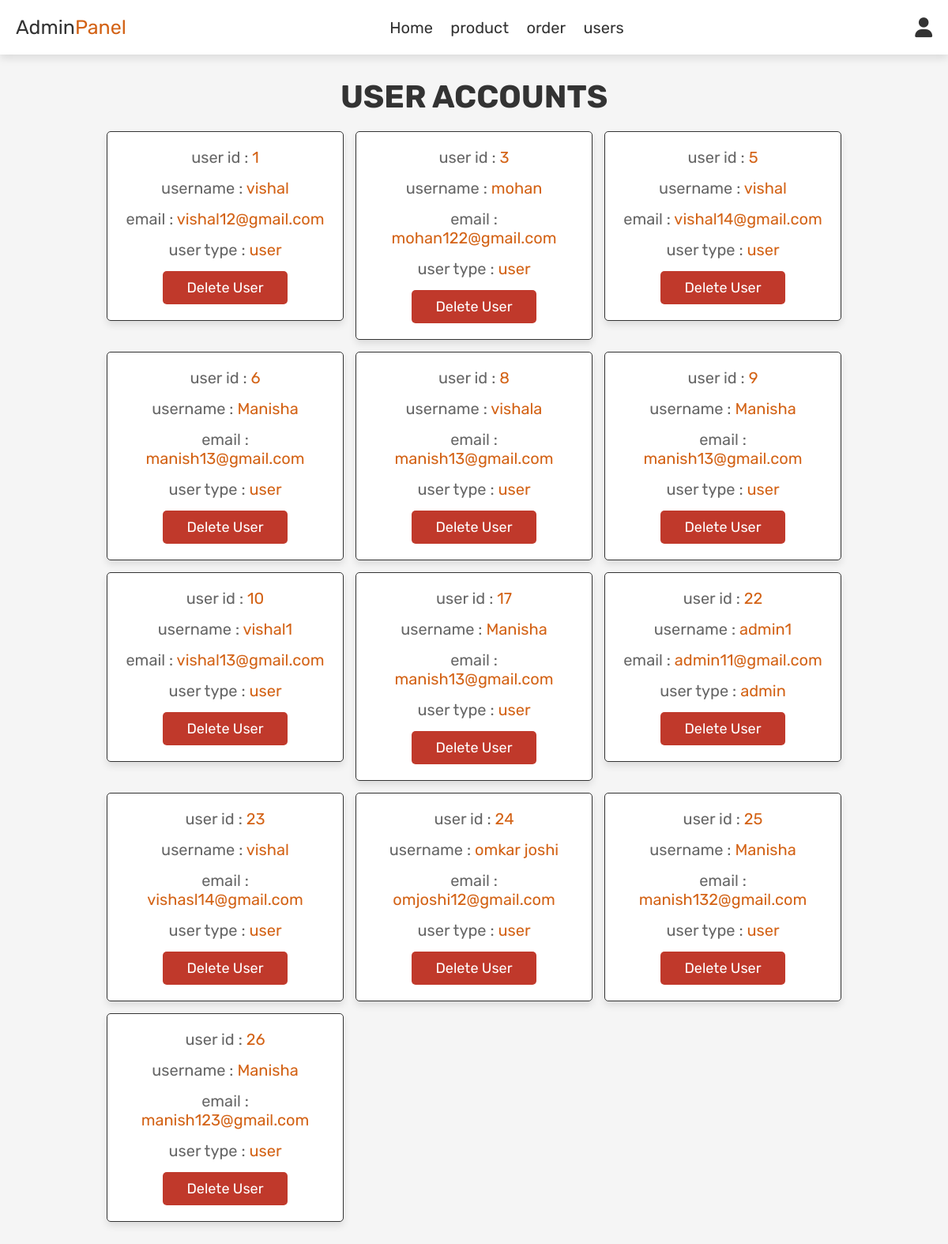
The app's page /admin_users.php (signed in) with its own data.
### tables this page shows
CREATE TABLE `work` (
  `id` int(100) NOT NULL,
  `name` varchar(255) NOT NULL,
  `email` varchar(255) NOT NULL,
  `password` varchar(255) NOT NULL,
  `user_type` varchar(20) NOT NULL DEFAULT 'user'
);

### admin_users.php (the view, shortened to what this page needs)
<?php
include 'config.php';
?>
<!DOCTYPE html>
<html lang="en">
<head>
   <link rel="stylesheet" href="https://cdnjs.cloudflare.com/ajax/libs/font-awesome/6.0.0/css/all.min.css">
   <link rel="stylesheet" href="css/admi_style.css">
</head>
<body>
<?php include 'admin_header.php'; ?>
<section class="users">
   <h1 class="title"> user accounts </h1>
   <div class="box-container">
      <?php
         $select_users = mysqli_query($conn, "SELECT * FROM `work`") or die('query failed');
         while($fetch_users = mysqli_fetch_assoc($select_users)){
      ?>
      <div class="box">
         <p> user id : <span><?php echo $fetch_users['id']; ?></span> </p>
         <p> username : <span><?php echo $fetch_users['name']; ?></span> </p>
         <p> email : <span><?php echo $fetch_users['email']; ?></span> </p>
         <p> user type : <span style="color:<?php if($fetch_users['user_type'] == 'admin'){ echo 'var(--orange)'; } ?>"><?php echo $fetch_users['user_type']; ?></span> </p>
         <a href="admin_users.php?delete=<?php echo $fetch_users['id']; ?>" onclick="return confirm('delete this user?');" class="delete-btn">delete user</a>
      </div>
      <?php
         };
      ?>
   </div>
</section>
</body>
</html>

### css/admi_style.css (style rules this page uses)
:root { --orange:#D36215; --red:#c0392b; --black:#333; --white:#fff; --light-color:#666; --light-white:#ccc; --light-bg:#f5f5f5; --border:.1rem solid var(--black); --box-shadow:0 .5rem 1rem rgba(0,0,0,.1); }
* { font-family: 'Rubik', sans-serif; margin:0; padding:0; box-sizing: border-box; outline: none; border:none; text-decoration: none; transition:all .2s linear; }
html { font-size: 62.5%; overflow-x: hidden; }
body { background-color: var(--light-bg); }
section { padding:3rem 2rem; }
.title { text-align: center; margin-bottom: 2rem; text-transform: uppercase; color:var(--black); font-size: 4rem; }
.btn, .option-btn, .delete-btn, .white-btn { display: inline-block; margin-top: 1rem; padding:1rem 3rem; cursor: pointer; color:var(--white); font-size: 1.8rem; border-radius: .5rem; text-transform: capitalize; }
.delete-btn { background-color: var(--red); }
.users .box-container { display: grid; grid-template-columns: repeat(auto-fit, 30rem); justify-content: center; gap:1.5rem; max-width: 1200px; margin:0 auto; align-items: flex-start; }
.users .box-container .box { background-color: var(--white); padding:2rem; border:var(--border); box-shadow: var(--box-shadow); border-radius: .5rem; text-align: center; }
.users .box-container .box p { padding-bottom: 1.5rem; font-size: 2rem; color:var(--light-color); }
.users .box-container .box p span { color:var(--orange); }
.users .box-container .box .delete-btn { margin-top: 0; }

### records on screen
work: id "1", name "vishal", email "vishal12@gmail.com", user_type "user"
work: id "3", name "mohan", email "mohan122@gmail.com", user_type "user"
work: id "5", name "vishal", email "vishal14@gmail.com", user_type "user"
work: id "6", name "Manisha", email "manish13@gmail.com", user_type "user"
work: id "8", name "vishala", email "manish13@gmail.com", user_type "user"
work: id "9", name "Manisha", email "manish13@gmail.com", user_type "user"
work: id "10", name "vishal1", email "vishal13@gmail.com", user_type "user"
work: id "17", name "Manisha", email "manish13@gmail.com", user_type "user"
work: id "22", name "admin1", email "admin11@gmail.com", user_type "admin"
work: id "23", name "vishal", email "vishasl14@gmail.com", user_type "user"
work: id "24", name "omkar joshi", email "omjoshi12@gmail.com", user_type "user"
work: id "25", name "Manisha", email "manish132@gmail.com", user_type "user"
work: id "26", name "Manisha", email "manish123@gmail.com", user_type "user"
